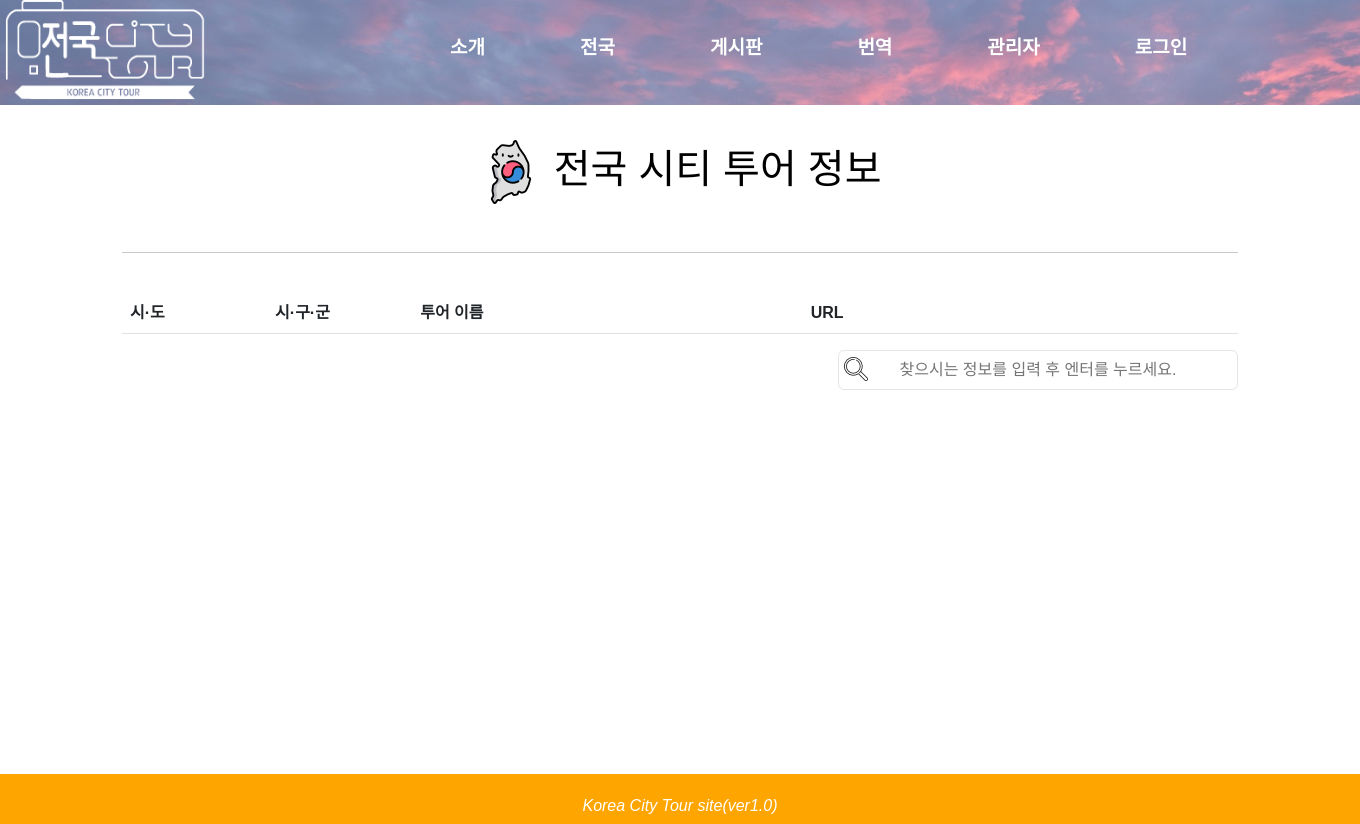
/web/whole_country/?q=&page=21, run on an earlier commit of the app's database.
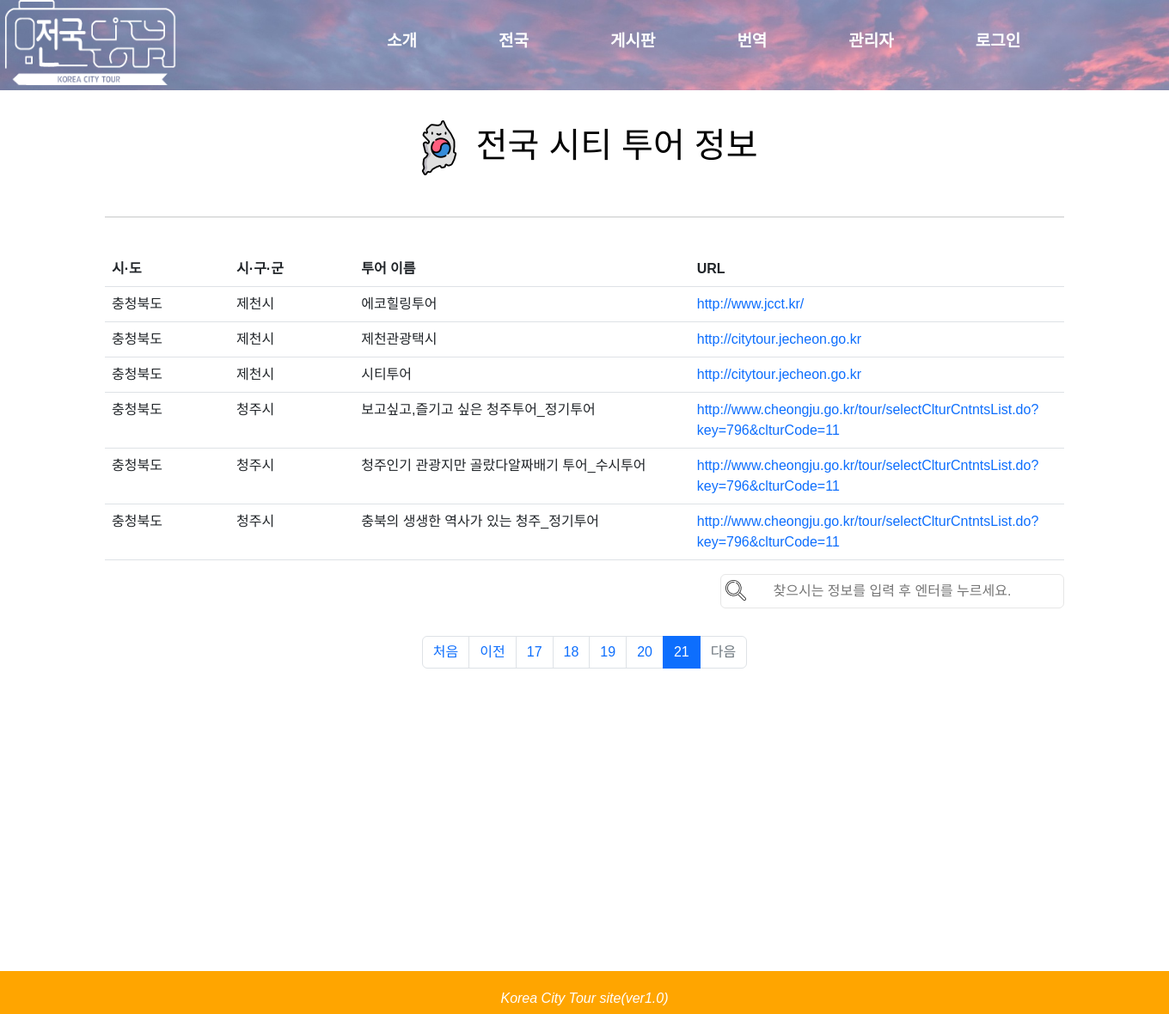
And on a later commit of the database.
### web/models.py (models this page shows, shortened)
class Citytourdata(models.Model):
    city1       = models.CharField(max_length=50)
    city2       = models.CharField(max_length=50)
    cos_name    = models.CharField(max_length=50)
    cos_info    = models.CharField(max_length=200, blank=True, null=True)
    start_time  = models.CharField(max_length=50, blank=True, null=True)
    close_time  = models.CharField(max_length=50, blank=True, null=True)
    url         = models.CharField(max_length=200, blank=True, null=True)
    number      = models.CharField(max_length=50, blank=True, null=True)
    id          = models.IntegerField(primary_key=True)

### web/views.py (the view, shortened to what this page needs)
# urls.py: path('whole_country/', views.whole_country),
def whole_country(request):
 tourdatas = Citytourdata.objects.values()
 tourdatas = tourdatas.order_by('city1')
 for data in tourdatas:
  if data.get('city2') == '없음':
   data['city2'] = data.get('city1')
  if data.get('url') == "":
   data['url'] = "준비 중입니다."
  if "http" not in data.get('url'):
   if "kr" in data.get('url') or "com" in data.get('url') or "modoo" in data.get('url') or "danyang" in data.get('url'):
    data['url'] = "http://"+ data.get('url')
 q = request.GET.get('q', '')  #
 print(q)
 if q == '':
  page = request.GET.get('page', 1)
  citytour_list = tourdatas
  paginator = Paginator(citytour_list, 15)
  page_obj = paginator.get_page(page)
  context = {
  "page_obj" : page_obj,
  }
  return render(request, "whole_country.html",context)

### web/templates/whole_country.html (shortened to what this page needs)
{% extends "base.html" %}
{% block head %}
<link href="https://cdn.jsdelivr.net/npm/bootstrap@5.2.2/dist/css/bootstrap.min.css" rel="stylesheet">
{% endblock %}
{% block contents %}
<br>
<div class="container my-3">
    <h1 style = "text-align:center">
        <a href = "http://localhost:8000/web/whole_country/" style ="color:black" ><img src = "/static/images/south-korea.png"> 전국 시티 투어 정보
        </a>
    </h1><br>
    <table class = "table">
        <hr><br>
        <tr>
            <th style = "width:13%;">시·도</th>
            <th style = "width:13%;">시·구·군</th>
            <th style = "width:35%;">투어 이름</th>
            <th>URL</th>
        </tr>
            {% if page_obj %}
            {% for data in page_obj %}
                <tr>
                    <td>{{data.city1}}</td>
                    <td>{{data.city2}}</td>
                    <td>{{data.cos_name}}</td>
                    {% if data.url != "준비 중입니다."%}
                        <td><a href = "{{data.url}}">{{data.url}}</a></td>
                    {% else %}
                        <td>{{data.url}}</td>
                    {% endif %}
                </tr>
            {% endfor %}
            {% endif %}
    </table>
    <form class = "searchData" action="http://localhost:8000/web/whole_country/" method="get" >
        <input class = "searchDataF" type="text" placeholder="찾으시는 정보를 입력 후 엔터를 누르세요." name="q" value="{{ q }}" />
    </form>
</div>
<div id="paging">
        <ul class="pagination justify-content-center" style="margin-top: 2rem;">
            {% if page_obj %}
            {% if page_obj.has_previous %}
            <li class="page-item">
            <a class="page-link" href="?q={{q}}&page={{ page_obj.paginator.page_range }}">
                처음
            </a>
           </li>
            <li class="page-item">
                <a class="page-link" href="?q={{q}}&page={{ page_obj.previous_page_number }}">이전</a>
            </li>
            {% else %}
            <li class="page-item disabled">
                <a class="page-link" tabindex="-1" aria-disabled="true" href="#">이전</a>
            </li>
            {% endif %}
            {% for page_number in page_obj.paginator.page_range %}
            {% if page_number >= page_obj.number|add:-4 and page_number <= page_obj.number|add:4 %}
            {% if page_number == page_obj.number %}
            <li class="page-item active" aria-current="page">
                <a class="page-link" href="?q={{q}}&page={{ page_number }}">{{ page_number }}</a>
            </li>
            {% else %}
            <li class="page-item">
                <a class="page-link" href="?q={{q}}&page={{ page_number }}">{{ page_number }}</a>
            </li>
            {% endif %}
            {% endif %}
            {% endfor %}
            {% if page_obj.has_next %}
            <li class="page-item">
                <a class="page-link" href="?q={{q}}&page={{ page_obj.next_page_number }}">다음</a>
            </li>
            <li class="page-item">
            <a class="page-link"
               href="?q={{q}}&page={{ page_obj.paginator.num_pages }}">
                마지막
            </a>
           </li>
            {% else %}
            <li class="page-item disabled">
                <a class="page-link" tabindex="-1" aria-disabled="true" href="#">다음</a>
            </li>
            {% endif %}
            {% endif %}
        </ul>
    <br>
    <div id = 'wrapper'>
    </div>
    <footer>
        <p><em>Korea City Tour site(ver1.0)</em></p>
    </footer>
{% endblock %}

What changed in the data, as far as the page shows it:
added Citytourdata: city1 "충청북도", city2 "제천시", cos_name "에코힐링투어", url "http://www.jcct.kr/"
added Citytourdata: city1 "충청북도", city2 "제천시", cos_name "제천관광택시", url "http://citytour.jecheon.go.kr"
added Citytourdata: city1 "충청북도", city2 "제천시", cos_name "시티투어", url "http://citytour.jecheon.go.kr"
added Citytourdata: city1 "충청북도", city2 "청주시", cos_name "보고싶고,즐기고 싶은 청주투어_정기투어", url "http://www.cheongju.go.kr/tour/selectClturCntntsList.do?key=796&clturCode=11"
added Citytourdata: city1 "충청북도", city2 "청주시", cos_name "청주인기 관광지만 골랐다알짜배기 투어_수시투어", url "http://www.cheongju.go.kr/tour/selectClturCntntsList.do?key=796&clturCode=11"
added Citytourdata: city1 "충청북도", city2 "청주시", cos_name "충북의 생생한 역사가 있는 청주_정기투어", url "http://www.cheongju.go.kr/tour/selectClturCntntsList.do?key=796&clturCode=11"
Also different on the page:
text now shown: "처음 이전 다음"
new list line: "17"
new list line: "18"
new list line: "19"
new list line: "20"
new list line: "21"
